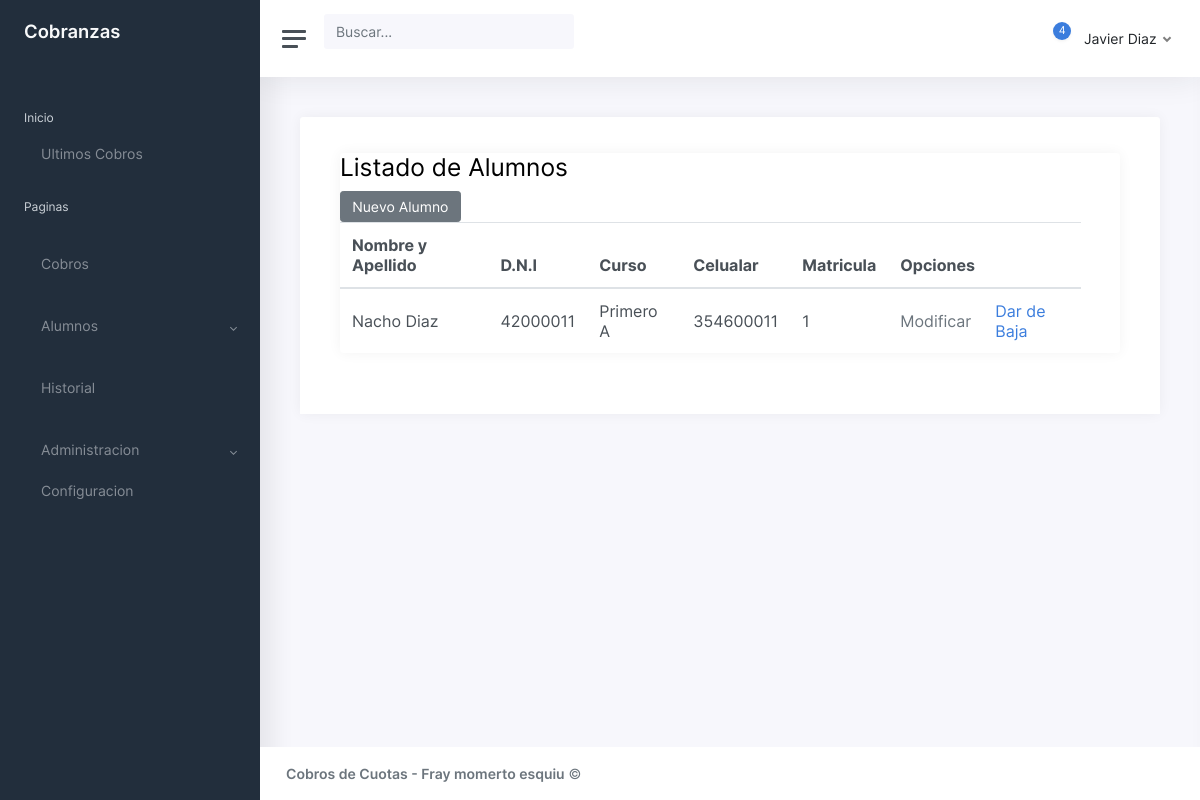
Page /listado-alumno on the earlier database version.
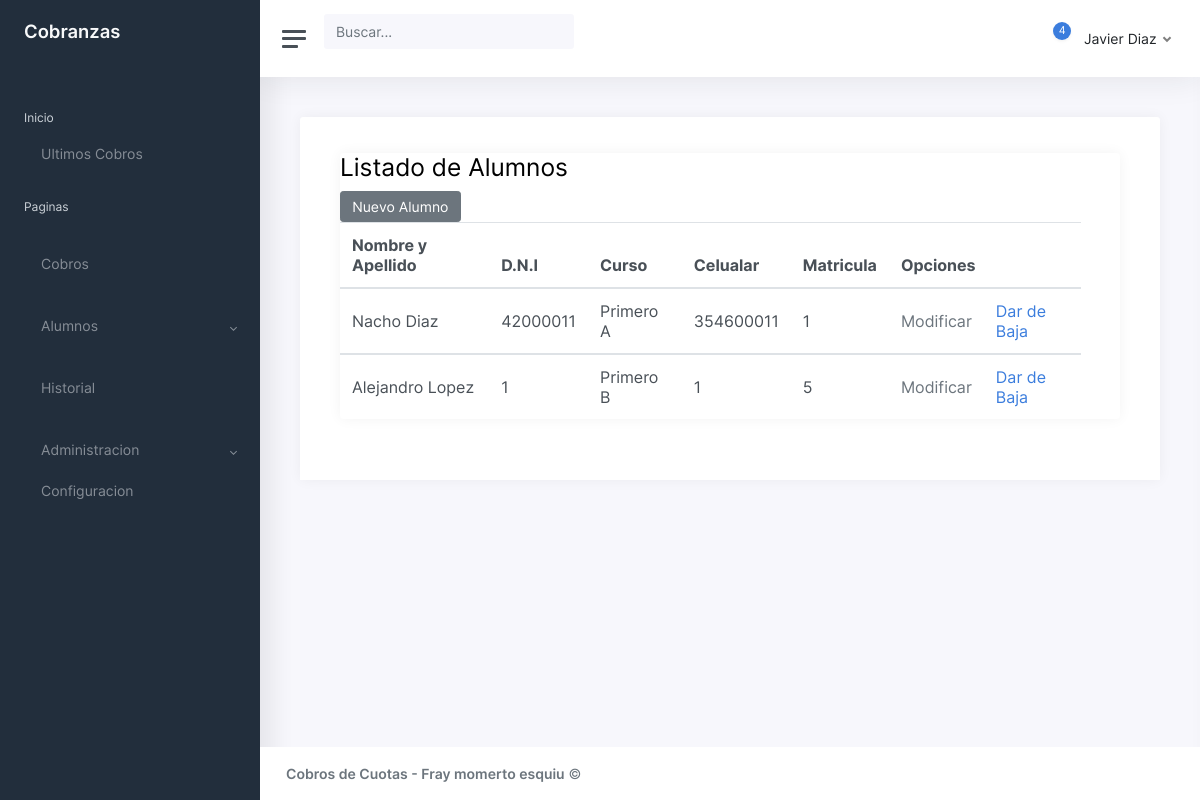
Same page on the later database version.
### Sistema/models.py (models this page shows, shortened)
class Alumno(models.Model):
    nombre = models.CharField(max_length=20, null=True)
    apellido = models.CharField(max_length=20, null=True)
    celular = models.CharField(max_length=20, null=True)
    dni = models.CharField(max_length=20, unique=True, null=True)
    matricula = models.CharField(max_length=20, unique=True, null=True)
    curso = models.ForeignKey(Curso, on_delete=models.CASCADE, null=False, blank=False)
    oculto = models.BooleanField(default=False)

class Curso(models.Model):
    nombre = models.CharField(max_length=15, null=False, blank=False)
    division = models.CharField(max_length=5, unique=True, null=True)
    def __str__(self):
        return self.nombre + ' ' + self.division

### Sistema/views.py (the view)
# urls.py: path('listado-alumno', listado_alumno, name="listado_alumnos"),
def listado_alumno(request):
    alumnos = Alumno.objects.filter(oculto=False)
    data = {
        'alumnos':alumnos
        }
    return render(request, 'Sistema/listado_alumnos.html', data)

### Sistema/templates/Sistema/listado_alumnos.html (shortened to what this page needs)
{% extends 'Sistema/base.html' %}
{% block contenido %}
<h2>Listado de Alumnos</h2>
<a class="btn btn-secondary" href="{% url 'nuevo_alumno' %}" role="button">Nuevo Alumno</a>
<table class="table table-hover my-0">
    <thead>
        <tr>
            <th>Nombre y Apellido</th>
            <th>D.N.I</th>
            <th>Curso</th>
            <th>Celualar</th>
            <th>Matricula</th>
            <th colspan="2">Opciones</th>
        </tr>
    </thead>
    {% for a in alumnos %}
    <tbody>
        <tr>
            <td>{{ a.nombre }} {{ a.apellido }}</td>
            <td>{{ a.dni }}</td>
            <td>{{ a.curso }}</td>
            <td>{{ a.celular }}</td>
            <td>{{ a.matricula }}</td>
            <td class="table-action"><a href="{% url 'modificar_alumno' a.pk %}">Modificar</a></td>
            <td><a href="{% url 'ocultar_alumno' a.pk %}" onclick="return confirm('Esta Seguro?')">Dar de Baja </a></td>
        </tr>
    </tbody>
    {% endfor %}
</table>
{% endblock %}

### Sistema/templates/Sistema/base.html (shortened to what this page needs)
{% load static %}
<html lang="es ">
<head>
    <link rel="stylesheet" href="{% static 'Sistema/css/app.css' %}">
</head>
<body>
    <div class="wrapper">
        <nav id="sidebar" class="sidebar">
            <div class="sidebar-content js-simplebar">
                <a class="sidebar-brand" href="index.html">
                    <span class="align-middle">Cobranzas</span>
                </a>
                <br />
                <ul class="sidebar-nav">
                    <li class="sidebar-header">
                        Inicio
                    </li>
                    <li class="sidebar-item">
                        <a class="sidebar-link" href="{% url 'ultimos_cobros' %}">
                             <span class="align-middle">Ultimos
                                Cobros</span>
                        </a>
                    </li>
                    <li class="sidebar-header">
                        Paginas
                    </li>
                    <br />
                    <li class="sidebar-item">
                        <a class="sidebar-link" href="{% url 'nuevo_pago' %}">
                             <span
                                class="align-middle">Cobros</span>
                        </a>
                    </li>
                    <br />
                    <li class="sidebar-item">
                        <a href="#ui" data-toggle="collapse" class="sidebar-link collapsed">
                             <span class="align-middle">Alumnos</span>
                        </a>
                    </li>
                    <br />
                    <li class="sidebar-item">
                        <a class="sidebar-link" href="{% url 'historial' %}">
                             <span
                                class="align-middle">Historial</span>
                        </a>
                    </li>
                    <br />
                    <li class="sidebar-item">
                        <a href="#admin" data-toggle="collapse" class="sidebar-link collapsed">
                             <span
                                class="align-middle">Administracion</span>
                        </a>
                    </li>
                    <li class="sidebar-item">
                        <a class="sidebar-link" href="pages-settings.html">
                             <span
                                class="align-middle">Configuracion</span>
                        </a>
                    </li>
                </ul>
            </div>
        </nav>
        <div class="main">
            <nav class="navbar navbar-expand navbar-light navbar-bg">
                <a class="sidebar-toggle d-flex">
                    <i class="hamburger align-self-center"></i>
                </a>
                <form class="form-inline d-none d-sm-inline-block">
                    <div class="input-group input-group-navbar">
                        <input type="text" class="form-control" placeholder="Buscar..." aria-label="Search">
                        <div class="input-group-append">
                            <button class="btn" type="button">
                            </button>
                        </div>
                    </div>
                </form>
                <div class="navbar-collapse collapse">
                    <ul class="navbar-nav navbar-align">
                        <li class="nav-item dropdown">
                            <a class="nav-icon dropdown-toggle" href="#" id="alertsDropdown" data-toggle="dropdown">
                                <div class="position-relative">
                                    <span class="indicator">4</span>
                                </div>
                            </a>
                        </li>
                        <li class="nav-item dropdown">
                            <a class="nav-link dropdown-toggle d-none d-sm-inline-block" href="#"
                                data-toggle="dropdown">
                                <span class="text-dark">Javier Diaz</span>
                            </a>
                        </li>
                    </ul>
                </div>
            </nav>
            <main class="content">
                <div class="container-fluid p-0">
                    <div class="row mb-2 mb-xl-3">
                        <div class="col-md-12">
                            <div class="card">
                                <div class="card-header">
                                    <div class="card-body">
                                            <div class="card">
                                                <div id="principal">
                                                    {% block contenido %}
                                                    {% endblock %}
                                                </div>
                                    </div>
                                </div>
                            </div>
                        </div>
                    </div>
                </div>
        </div>
        </main>
        <footer class="footer">
            <div class="container-fluid">
                <div class="row text-muted">
                    <div class="col-6 text-left">
                        <p class="mb-0">
                            <a href="#" class="text-muted"><strong>Cobros de Cuotas - Fray momerto esquiu</strong></a>
                            &copy;
                        </p>
                    </div>
                </div>
            </div>
        </footer>
    </div>
    </div>
</body>
</html>

Differences in the rows shown:
added Alumno: nombre "Alejandro", apellido "Lopez", dni "1", curso "Primero B", celular "1", matricula "5"
